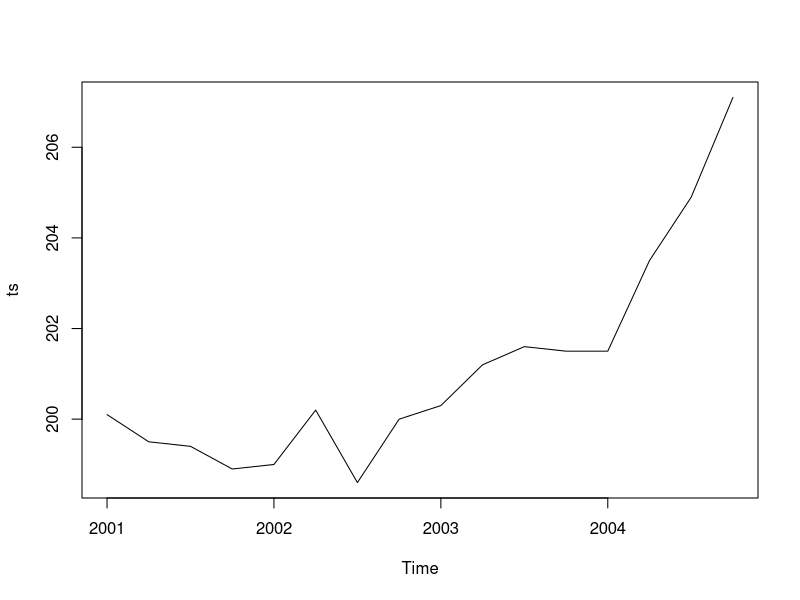

The R script that drew this image: (Note: this script raises an error after producing the figure.)
# analyze from the BJsales dataset do a time series analysis

# load the data
data(BJsales)

# create a time series object
ts <- ts(BJsales, frequency = 4, start = c(2001, 1), end = c(2004, 4))

# plot the time series
plot(ts)

# Forecast the time series
forecast(ts)

# Plot the forecast
plot(forecast(ts))

# predict the time series
predict(ts)

# Plot the predicted time series
plot(predict(ts))

# model
model <- auto.arima(ts)

# show the model
summary(model)

# plot the model
plot(model)

# print the accuracy of the model
accuracy(model)

# plot the forecast
plot(forecast(model))

# predict the time series
predict(model)

# plot the predicted time series
plot(predict(model))

# plot the time series
plot(ts)

# analyze from the BJsales.lead dataset do a time series analysis
BJsales.lead

# create a time series object
ts <- ts(BJsales.lead, frequency = 4, start = c(2001, 1), end = c(2004, 4))

# plot the time series
plot(ts)

# Forecast the time series
forecast(ts)

# Plot the forecast
plot(forecast(ts))

# predict the time series
predict(ts)

# Plot the predicted time series
plot(predict(ts))

# model
model <- auto.arima(ts)

# show the model
summary(model)

# plot the model
plot(model)

# print the accuracy of the model
accuracy(model)

# plot the forecast
plot(forecast(model))

# predict the time series
predict(model)

# plot the predicted time series
plot(predict(model))

# plot the time series
plot(ts)

# tighten the model
model <- auto.arima(ts, stepwise = FALSE, approximation = FALSE)

# show the model
summary(model)

# plot the model
plot(model)

# Forecast the time series with the tightened model and predict the time series
forecast(model)
predict(model)

# plot the forecast
plot(forecast(model))

# plot the predicted time series
plot(predict(model))

# plot the time series
plot(ts)

# print sales for 2004
def <- ts(BJsales.lead, frequency = 4, start = c(2004, 1), end = c(2004, 4))

# plot the time series
plot(def)

# Forecast the time series
forecast(def)

# Plot the forecast
plot(forecast(def))

# predict the time series
predict(def)

# Plot the predicted time series
plot(predict(def))

# forecast to 2010
forecast(model, h = 24)

# predict to 2010
predict(model, n.ahead = 24)

# plot the forecast
plot(forecast(model, h = 24))

# plot the predicted time series
plot(predict(model, n.ahead = 24))

# plot the time series
plot(ts)

# it looks like the model is overfitting the data so we will try to tighten the model
model <- auto.arima(ts, stepwise = FALSE, approximation = FALSE)

# show the model
summary(model)

# Forecast the time series
forecasts <- forecast(model)

# Plot the forecasts
plot(forecasts)

# the model is still overfitting the data so we will try to tighten the model again do it iteratively
model <- auto.arima(ts, stepwise = FALSE, approximation = FALSE)

# show the model
summary(model)

# Forecast the time series
forecasts <- forecast(model)

# Plot the forecasts
plot(forecasts)
